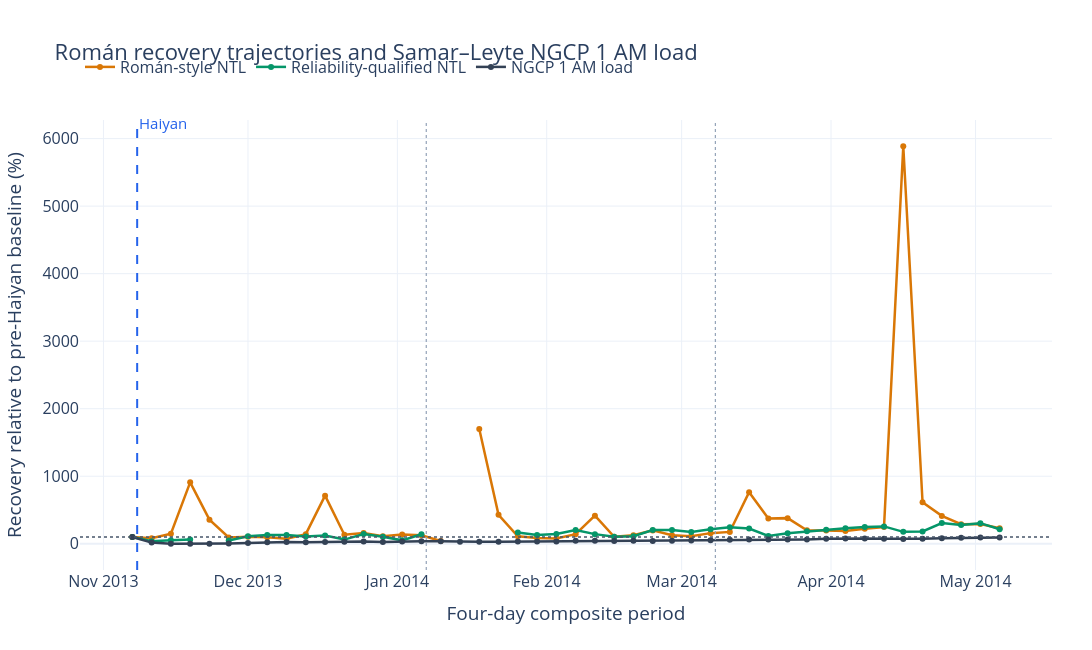

The cell this chart's notebook holds for it:
### Code cell
fig = px.line(
    comparison_trajectories,
    x="date_end",
    y="recovery_pct",
    color="method",
    markers=True,
    color_discrete_map=SERIES_COLORS,
    category_orders={
        "method": [
            "Román-style NTL",
            "Reliability-qualified NTL",
            "NGCP 1 AM load",
        ]
    },
)

fig.update_traces(
    line=dict(width=2.5),
    marker=dict(size=6),
    hovertemplate=(
        "<b>%{fullData.name}</b><br>"
        "Composite end: %{x|%d %b %Y}<br>"
        "Recovery: %{y:.1f}%"
        "<extra></extra>"
    ),
)

fig.add_hline(
    y=100,
    line_width=1.5,
    line_dash="dot",
    line_color="#475569",
)

fig.add_vline(
    x=EVENT_DATE,
    line_width=2,
    line_dash="dash",
    line_color=EVENT_LINE_COLOR,
)

for boundary in [60, 120]:
    fig.add_vline(
        x=EVENT_DATE + pd.Timedelta(days=boundary),
        line_width=1.2,
        line_dash="dot",
        line_color="#94A3B8",
    )

fig.add_annotation(
    x=EVENT_DATE,
    y=1.02,
    xref="x",
    yref="paper",
    text="Haiyan",
    showarrow=False,
    xanchor="left",
    font=dict(
        size=15,
        color=EVENT_LINE_COLOR,
    ),
)

fig.update_layout(
    title=(
        "Román recovery trajectories and "
        "Samar–Leyte NGCP 1 AM load"
    ),
    template=PLOT_TEMPLATE,
    paper_bgcolor="rgba(0,0,0,0)",
    width=1200,
    height=650,
    margin=dict(
        l=80,
        r=40,
        t=120,
        b=80,
    ),
    font=dict(size=16),
    legend=dict(
        title=None,
        orientation="h",
        yanchor="bottom",
        y=1.08,
        xanchor="left",
        x=0,
    ),
    xaxis_title="Four-day composite period",
    yaxis_title="Recovery relative to pre-Haiyan baseline (%)",
)

fig.show()
